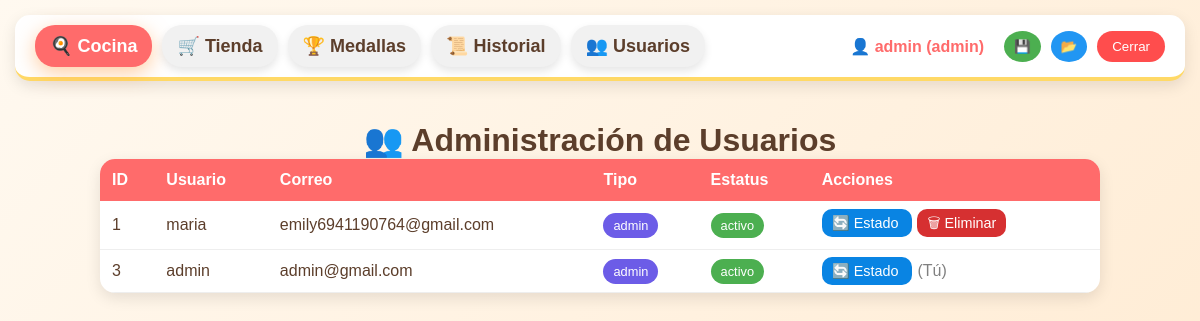
The app's page /usuarios.php (signed in) with its own data.
### tables this page shows
CREATE TABLE `usuarios` (
  `id` int NOT NULL,
  `nombre_usuario` varchar(50) NOT NULL,
  `correo` varchar(100) NOT NULL,
  `contraseña` varchar(255) NOT NULL,
  `tipo` enum('admin','user') DEFAULT 'user',
  `estatus` enum('activo','inactivo','bloqueado') DEFAULT 'activo',
  `fecha_registro` timestamp NULL DEFAULT CURRENT_TIMESTAMP,
  `ultimo_login` timestamp NULL DEFAULT NULL
);

### usuarios.php (the view, shortened to what this page needs)
<?php
require_once 'controler/conexion.php';
$stmt = $pdo->query("SELECT id, nombre_usuario, correo, tipo, estatus FROM usuarios");
$usuarios = $stmt->fetchAll();
?>
<!DOCTYPE html>
<html lang="en">
<head>
    <link rel="stylesheet" href="Css/style.css">
</head>
<body>
    <?php require_once 'menu.php'; ?>
    <div class="admin-container">
        <h1>👥 Administración de Usuarios</h1>
        <table class="user-table">
            <thead>
                <tr>
                    <th>ID</th>
                    <th>Usuario</th>
                    <th>Correo</th>
                    <th>Tipo</th>
                    <th>Estatus</th>
                    <th>Acciones</th>
                </tr>
            </thead>
            <tbody>
                <?php foreach ($usuarios as $user): ?>
                    <tr>
                        <td><?php echo $user['id']; ?></td>
                        <td><?php echo htmlspecialchars($user['nombre_usuario']); ?></td>
                        <td><?php echo htmlspecialchars($user['correo']); ?></td>
                        <td>
                            <span class="badge <?php echo $user['tipo'] === 'admin' ? 'admin' : 'user'; ?>">
                                <?php echo $user['tipo']; ?>
                            </span>
                        </td>
                        <td>
                            <span class="badge <?php echo $user['estatus'] === 'activo' ? 'activo' : 'inactivo'; ?>">
                                <?php echo $user['estatus']; ?>
                            </span>
                        </td>
                        <td>
                            <a href="controler/cambiar_estado.php?id=<?php echo $user['id']; ?>">
                                🔄 Estado
                            </a>
                            <?php if ($user['id'] != $_SESSION['usuario_id']): ?>
                                <a href="controler/eliminar_usuario.php?id=<?php echo $user['id']; ?>"
                                    onclick="return confirm('¿Eliminar usuario?')">
                                    🗑 Eliminar
                                </a>
                            <?php else: ?>
                                <span style="color: gray;">(Tú)</span>
                            <?php endif; ?>
                        </td>
                    </tr>
                <?php endforeach; ?>
            </tbody>
        </table>
    </div>
</body>
</html>

### Css/style.css (style rules this page uses)
:root { --background: #FFF9F0; --foreground: #5C3E2B; --card: #FFFFFF; --card-foreground: #5C3E2B; --primary: #FF9F4A; --primary-foreground: #FFFFFF; --secondary: #FFE4C4; --secondary-foreground: #5C3E2B; --muted: #FFF0E0; --muted-foreground: #B67B5C; --accent: #FFB347; --accent-foreground: #FFFFFF; --border: #FFDAB9; --gold: #FFD966; --gold-dark: #FFC107; --wood: #D9A066; --wood-light: #F4C28C; --oven: #8B5A2B; --oven-glow: #FF8C42; --radius: 24px; --pink: #FFB7C5; --mint: #C1F0DC; --lavender: #E6D5FF; --peach: #FFDAB9; --coral: #FF8A7A; --sky: #B5E4FF; --bubble: #FFE5B4; }
* { margin: 0; padding: 0; box-sizing: border-box; }
body { font-family: 'Comic Neue', 'Comic Neue', 'Segoe UI Emoji', 'Chalkboard SE', 'Comic Sans MS', cursive, sans-serif; background: linear-gradient(135deg, #FFF9F0 0%, #FFE9CE 100%); color: var(--foreground); min-height: 100vh; position: relative; }
body::before { content: "🧁 🍪 🎂 🍩 🥧 🍰"; position: fixed; bottom: 10px; left: 0; right: 0; text-align: center; font-size: 40px; opacity: 0.1; pointer-events: none; white-space: nowrap; overflow: hidden; }

### usuarios.php (style rules this page uses)
.user-table { width: 100%; border-collapse: collapse; background: white; border-radius: 15px; overflow: hidden; box-shadow: 0 5px 15px rgba(0, 0, 0, 0.1); }
.user-table th { background: #ff6b6b; color: white; padding: 12px; }
.user-table td { padding: 12px; border-bottom: 1px solid #eee; }
.badge { padding: 5px 10px; border-radius: 15px; color: white; font-size: 0.8em; }
.admin { background: #6c5ce7; }
.activo { background: #4caf50; }
a { text-decoration: none; padding: 6px 10px; border-radius: 10px; margin-right: 5px; font-size: 0.9em; }
a[href*="cambiar_estado"] { background: #0984e3; color: white; }
a[href*="eliminar_usuario"] { background: #d63031; color: white; }
.admin-container { max-width: 1000px; margin: 40px auto; text-align: center; }
.user-table { margin: 0 auto; text-align: left; }

### records on screen
usuarios: id "1", nombre_usuario "maria", correo "emily6941190764@gmail.com", tipo "admin", estatus "activo"
usuarios: id "3", nombre_usuario "admin", correo "admin@gmail.com", tipo "admin", estatus "activo", shows "(Tú)"

### other values on screen
$usuario_nombre . ' (' . $usuario_tipo . ')' "admin (admin)"
